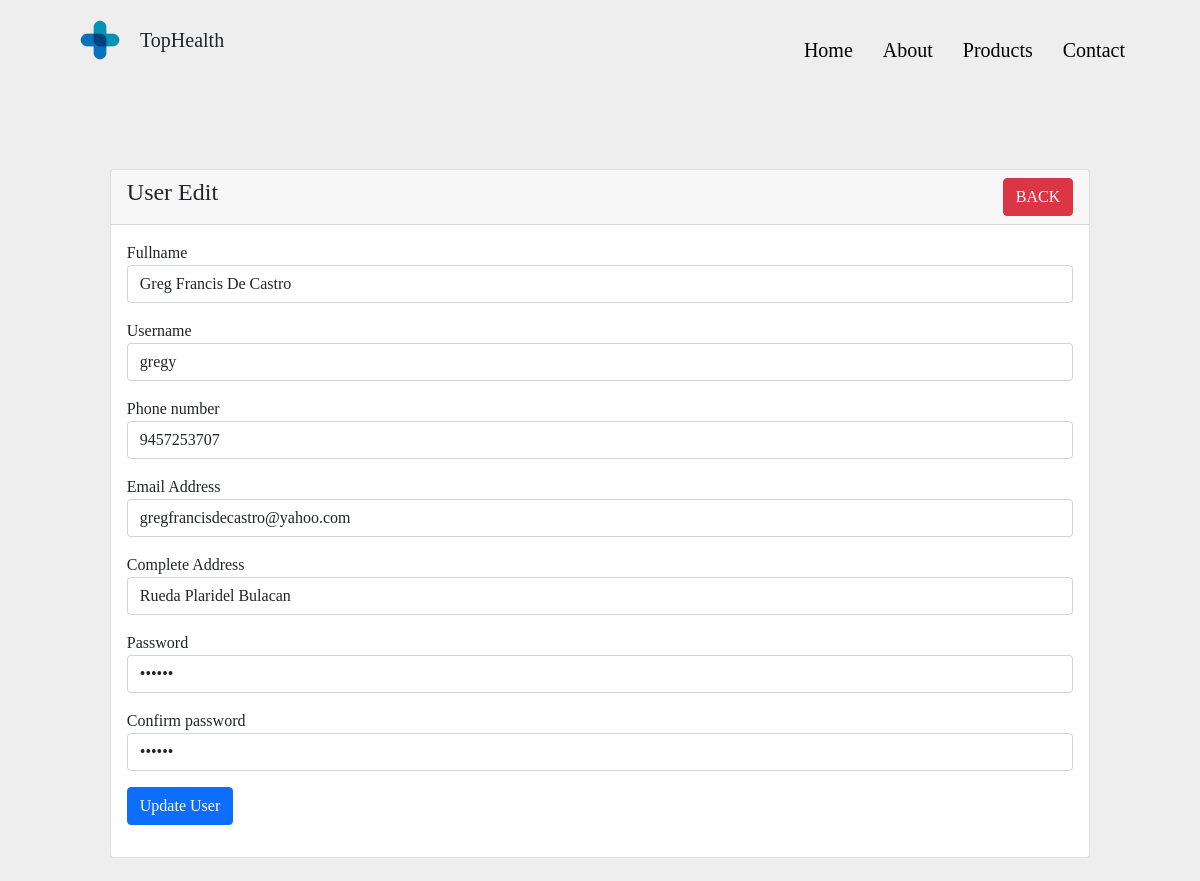
Page /user-edit.php?id=56 on the committed database.
### tables this page shows
CREATE TABLE `user` (
  `id` int(255) NOT NULL,
  `fullname` varchar(255) NOT NULL,
  `username` varchar(255) NOT NULL,
  `contact` bigint(100) NOT NULL,
  `email` varchar(255) NOT NULL,
  `address` varchar(255) NOT NULL,
  `password` varchar(255) NOT NULL,
  `confirmpassword` varchar(255) NOT NULL,
  `created` datetime DEFAULT current_timestamp(),
  `modified` datetime DEFAULT current_timestamp() ON UPDATE current_timestamp()
);

### user-edit.php (the view, shortened to what this page needs)
<?php
require 'dbcon.php';
?>
<!doctype html>
<html lang="en">
  <head>
    <link href="https://cdn.jsdelivr.net/npm/bootstrap@5.1.3/dist/css/bootstrap.min.css" rel="stylesheet">
    <link rel="stylesheet" href="css/menu.css">
</head>
<body>
<nav>
        <div class="logo">
         <img src="images/logo and design/Health Shop Logo.png" alt="Logo" width="80" height="80">
         <a> TopHealth </a>
     </div>
        <div class="navLinks">
          <ul>
             <li><a href="home.php">Home</a></li>
             <li><a href="about.php">About</a></li>
             <li><a href="products.php">Products</a></li>
             <li><a href="contact.php">Contact</a></li>
          </ul>
        </div>
</nav>
    <div class="container mt-5">
        <div class="row">
            <div class="col-md-12">
                <div class="card">
                    <div class="card-header">
                        <h4>User Edit
                            <a href="admin.php" class="btn btn-danger float-end">BACK</a>
                        </h4>
                    </div>
                    <div class="card-body">
                        <?php
                        if(isset($_GET['id']))
                        {
                            $user_id = mysqli_real_escape_string($con, $_GET['id']);
                            $query = "SELECT * FROM user WHERE id='$user_id' ";
                            $query_run = mysqli_query($con, $query);
                            if(mysqli_num_rows($query_run) > 0)
                            {
                                $user = mysqli_fetch_array($query_run);
                                ?>
                                <form action="code.php" method="POST">
                                    <div class="mb-3">
                                        <label>Fullname</label>
                                        <input type="text" name="fullname" value="<?=$user['fullname'];?>" class="form-control">
                                    </div>
                                    <div class="mb-3">
                                        <label>Username</label>
                                        <input type="text" name="username" value="<?=$user['username'];?>" class="form-control">
                                    </div>
                                    <div class="mb-3">
                                        <label>Phone number</label>
                                        <input type="number" name="contact" value="<?=$user['contact'];?>" class="form-control">
                                    </div>
                                    <div class="mb-3">
                                        <label>Email Address</label>
                                        <input type="email" name="email" value="<?=$user['email'];?>" class="form-control">
                                    </div>
                                    <div class="mb-3">
                                        <label>Complete Address</label>
                                        <input type="text" name="address" value="<?=$user['address'];?>" class="form-control">
                                    </div>
                                    <div class="mb-3">
                                        <label>Password</label>
                                        <input type="password" name="password" value="<?=$user['password'];?>" class="form-control">
                                    </div>
                                    <div class="mb-3">
                                        <label>Confirm password</label>
                                        <input type="password" name="confirmpassword" value="<?=$user['confirmpassword'];?>" class="form-control">
                                    </div>
                                    <div class="mb-3">
                                        <button type="submit" name="update_user" class="btn btn-primary">
                                            Update User
                                        </button>
                                    </div>
                                </form>
                                <?php
                            }
                            else
                            {
                                echo "<h4>No Such Id Found</h4>";
                            }
                        }
                        ?>
                    </div>
                </div>
            </div>
        </div>
    </div>
</body>
</html>

### css/menu.css (style rules this page uses)
* { padding: 0; margin: 0; box-sizing: border-box; font-family: Cambria, Cochin, Georgia, Times, 'Times New Roman', serif; }
body { position: relative; height: 100%; }
body { background: #eee; font-family: Cambria, Cochin, Georgia, Times, 'Times New Roman', serif; margin: 0; padding: 0; }
nav .logo a { color: black; font-size: 20px; font-weight: 500; text-decoration: none; }
nav { width: 100%; height: 80px; display: flex; justify-content: space-between; padding: 35px 5%; }
nav .logo { display: flex; align-items: center; justify-content: center }
nav .logo img { max-width: 100% }
nav .logo a { font-size: 20px; }
nav ul { display: flex; list-style: none; }
nav ul li a { padding: 8px 15px; border-radius: 10px; transition: 0.2s ease-in; font-family: Cambria, Cochin, Georgia, Times, 'Times New Roman', serif; }
nav ul li a { color: black; font-size: 20px; font-weight: 500; text-decoration: none; }
.row { display: flex; justify-content: space-between; align-items: center; margin: 2% 5%; margin-top: 8%; }

### rows in the picture
user: fullname "Greg Francis De Castro", username "gregy", contact "9457253707", email "gregfrancisdecastro@yahoo.com", address "Rueda Plaridel Bulacan"
